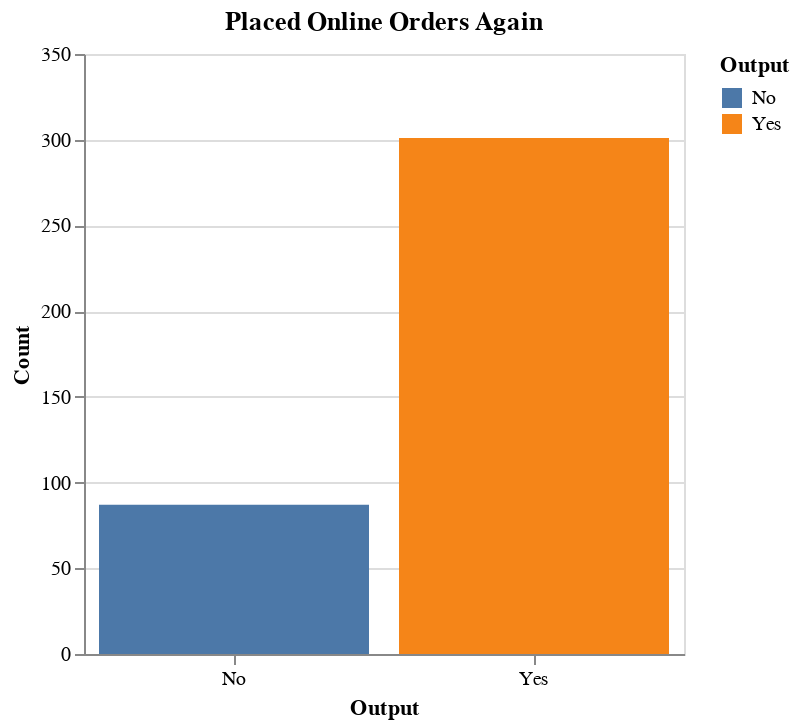

Write notebook code for a chart like this one.
### Code cell
online_orders_chart

### Figure 1 — Vega-Lite specification as saved in the notebook (floating-point values rounded to 4 significant figures)
{"config": {"view": {"continuousWidth": 300, "continuousHeight": 300}}, "data": {"name": "data-f272839e5b1c3c64063cbaf5f1a2a3de"}, "mark": {"type": "bar"}, "encoding": {"color": {"field": "Output", "type": "nominal"}, "tooltip": [{"field": "Output", "type": "nominal"}, {"field": "Count", "type": "quantitative"}], "x": {"axis": {"labelAngle": 0}, "field": "Output", "type": "nominal"}, "y": {"field": "Count", "type": "quantitative"}}, "title": "Placed Online Orders Again", "width": 300, "$schema": "https://vega.github.io/schema/vega-lite/v5.8.0.json", "datasets": {"data-f272839e5b1c3c64063cbaf5f1a2a3de": [{"Output": "Yes", "Count": 301}, {"Output": "No", "Count": 87}]}}
